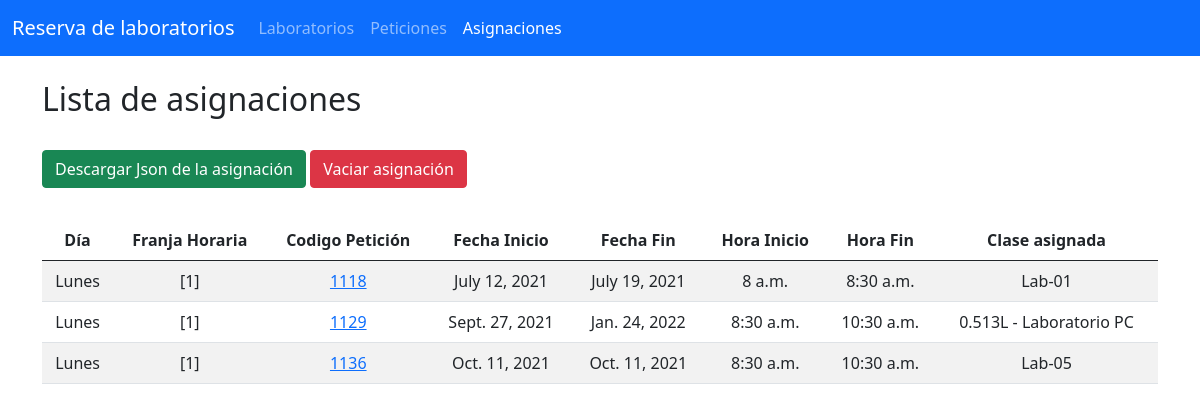
Page /slots/ on the earlier database version.
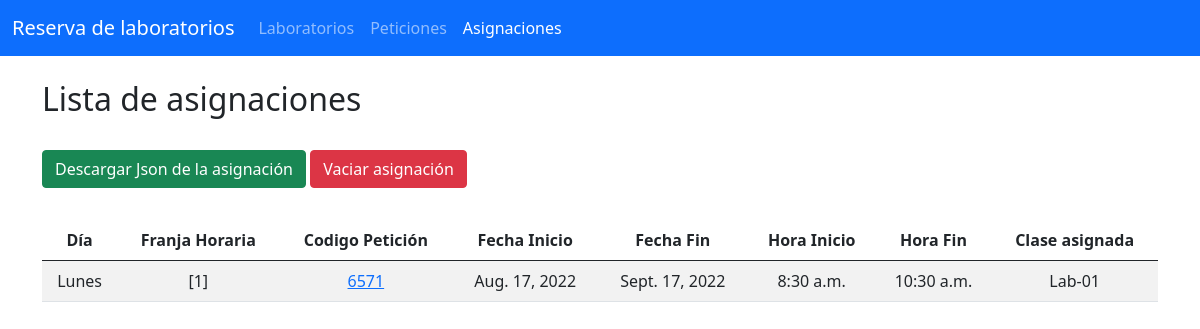
Same page on the later database version.
### Aplicaciones/slot/models.py (models this page shows, shortened)
class Slot(models.Model):
    id = models.UUIDField(primary_key=True, default=uuid.uuid4, help_text="ID unique for the slot")
    schedule = models.CharField(max_length=20)
    request = models.ForeignKey(RequestClass, on_delete=models.CASCADE, null=True)
    classroom = models.ForeignKey(Classroom, on_delete=models.CASCADE)

### Aplicaciones/request_class/models.py (models this page shows, shortened)
class RequestClass(models.Model):
    key = models.UUIDField(primary_key=True, default=uuid.uuid4, help_text="ID unique for the request")
    code = models.IntegerField(default=0000)
    typ =  models.CharField(max_length=100)
    preference = models.CharField(max_length=100)
    location = models.CharField(max_length=150)
    specification = models.CharField(max_length=100)
    num_alum = models.IntegerField(default=0)
    s_o = models.CharField(max_length=20)
    specialization = models.CharField(max_length=100)
    start_date = models.DateField()
    end_date = models.DateField()
    start_hour = models.TimeField()
    end_hour = models.TimeField()
    alternative_day = models.CharField(max_length=50)
    sender = models.ForeignKey(Teacher, on_delete=models.CASCADE,null=False, related_name='%(class)s_requests_sender')
    imparter = models.ForeignKey(Teacher, on_delete=models.CASCADE,related_name='%(class)s_requests_teacher')
    per = models.ForeignKey(Period, on_delete=models.CASCADE)
    s_g = models.ForeignKey(SmallGroup, on_delete=models.CASCADE)

### Aplicaciones/classroom/models.py (models this page shows, shortened)
class Classroom(models.Model):
    num_class = models.CharField(primary_key=True, max_length=10)
    specification = models.CharField(max_length=100)
    location = models.CharField(max_length=150)
    num_pc = models.BigIntegerField(default=0)
    s_o = models.CharField(max_length=20)
    capacity = models.CharField(max_length=20)
    specialization = models.CharField(max_length=100)

### Aplicaciones/slot/views.py (the view)
# urls.py: path('', views.index),
def index(request):
    slots = Slot.objects.all()
    return render(request, "index_slots.html", {"slots": slots})

### Aplicaciones/slot/templates/index_slots.html (shortened to what this page needs)
{% extends "./plantilla.html" %}
{% block navbar_asignaciones %} active {% endblock %}
{% block body %}
<br>
<h2>Lista de asignaciones</h2>
<br>
<div class="row">
    {% if slots %}
    {% load static%}
    <div><a href="{% static 'asignacion.json'%}" download class="btn btn-success"> Descargar Json de la asignación</a>
        <a href="deleteSlots/" class="btn btn-danger"> Vaciar asignación</a>
    </div>
    <div class="container mt-4 py-2">
        <table class="table table-striped table-hover">
            <thead>
                <tr class="text-center">
                    <th>Día</th>
                    <th>Franja Horaria</th>
                    <th>Codigo Petición</th>
                    <th>Fecha Inicio</th>
                    <th>Fecha Fin</th>
                    <th>Hora Inicio</th>
                    <th>Hora Fin</th>
                    <th>Clase asignada</th>
                </tr>
            </thead>
            <tbody>
                {% for s in slots %}
                <tr class="text-center">
                    <td>{{s.request.alternative_day}}</td>
                    <td>{{s.schedule}}</td>
                    <td> <a href="/requests/showRequest/{{s.request.key}}" class="card-link">{{s.request.code}}</a></td>
                    <td>{{s.request.start_date}}</td>
                    <td>{{s.request.end_date}}</td>
                    <td>{{s.request.start_hour}}</td>
                    <td>{{s.request.end_hour}}</td>
                    <td>{{s.classroom.num_class}}</td>
                </tr>
                {% endfor %}
            </tbody>
        </table>
    </div>
    {%else%}
    <div class="alert alert-warning" role="alert">
        No ha realizado la asignación de laboratorios. Debe realizarla desde la pestaña de peticiones.
    </div>
    {% endif %}
</div>
{% endblock %}

Differences in the rows shown:
removed Slot: request.alternative_day "Lunes", schedule "[1]", request.code "1118", request.start_date "July 12, 2021", request.end_date "July 19, 2021", request.start_hour "8 a.m.", request.end_hour "8:30 a.m.", classroom.num_class "Lab-01"
removed Slot: request.alternative_day "Lunes", schedule "[1]", request.code "1129", request.start_date "Sept. 27, 2021", request.end_date "Jan. 24, 2022", request.start_hour "8:30 a.m.", request.end_hour "10:30 a.m.", classroom.num_class "0.513L - Laboratorio PC"
removed Slot: request.alternative_day "Lunes", schedule "[1]", request.code "1136", request.start_date "Oct. 11, 2021", request.end_date "Oct. 11, 2021", request.start_hour "8:30 a.m.", request.end_hour "10:30 a.m.", classroom.num_class "Lab-05"
added Slot: request.alternative_day "Lunes", schedule "[1]", request.code "6571", request.start_date "Aug. 17, 2022", request.end_date "Sept. 17, 2022", request.start_hour "8:30 a.m.", request.end_hour "10:30 a.m.", classroom.num_class "Lab-01"
